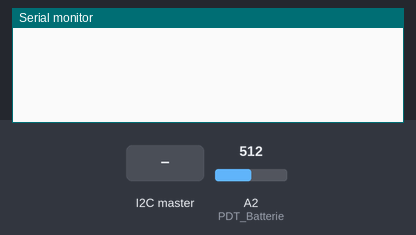
A sketch run on a simulated Arduino Uno, built with avr-gcc and run on an emulated ATmega328P. Shown: the last lines printed to the serial monitor. The inputs (shaded band) are chosen by the test bench; at power-on: A2 (PDT_Batterie) = 512.

Above: at 1.2 s.
1.3 s: the I2C master sends "e"
At 2.5 s:
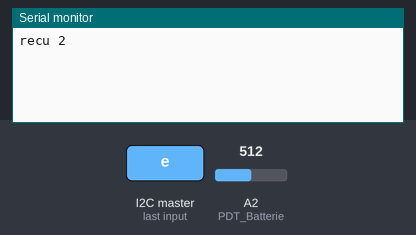
2.8 s: the I2C master sends the byte 1
At 3.9 s:
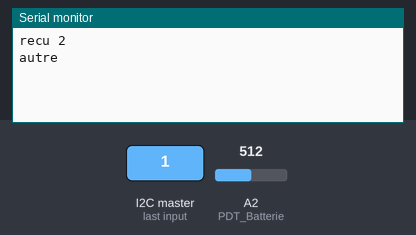

Measured:
- after the input at 1.3 s, the serial monitor: prints a new line at once (image 1)
- after the input at 2.8 s, the serial monitor: prints a new line at once (image 2)

The sketch:

Arduino_Capt_I2C.ino
```cpp
/*
Nino Nicolas BMO Gestion capteur to raspberry via i2c

pont diviseur de tention de la batterie sur la pin A2

code = 101 (pont diviseur de tention batterie)
*/

// Library :
#include <Wire.h>

///////////////////////////////////////////////////////////////////////
//variables :
char c;
int envoie;
const int PDT_Batterie = A2;
int Pourcent_Batterie;
int Anal_Batterie;

///////////////////////////////////////////////////////////////////////
void setup() {
  // Demarage du bus i2c et serie
  Wire.begin(0x8);
  Serial.begin(9600);

  // Declaration variable d'interuptions
  Wire.onReceive(receiveEvent);
  Wire.onRequest(requestEvents);
}
///////////////////////////////////////////////////////////////////////
// Fonction lors de la reception d'une info sur le bus i2c
void receiveEvent(int howMany) {
  while (Wire.available()) { // boucle jusqu'a que tout les infos soit traiter
    c = Wire.read(); // stock l'info i2c dans le variable char c

      if (c == 101){
        Serial.println("recu 2"); //affiche 2 quand il recois 2 sur le bus i2c
        envoie = 101;
      }
      else{
        Serial.println("autre");
      }
    c = 0;
  }
}
///////////////////////////////////////////////////////////////////////
// Fonction lors de lors d'une requette d'envoie d'info sur le bus i2c
void requestEvents()
{
  Serial.println("envoie");
  if(envoie = 101){
    Wire.write(Pourcent_Batterie);
    Serial.println("pourcent_batterie envoyer");
    envoie = 0;
  }
}
///////////////////////////////////////////////////////////////////////
void loop() {
  delay(500);
//////////////////////////////////////////////////////////////////////
  //prend la valeur analogique de la pinA2 et la remape de 0->1023 pour une valeur de 0->100
  //afin de faciliter la lecture du pourcentage
  Anal_Batterie = analogRead(PDT_Batterie);
  Pourcent_Batterie = map(Anal_Batterie, 0, 1023, 0, 100);
  //Serial.println(Pourcent_Batterie);

//////////////////////////////////////////////////////////////////////

}//fin loop
//////////////////////////////////////////////////////////////////////
```
